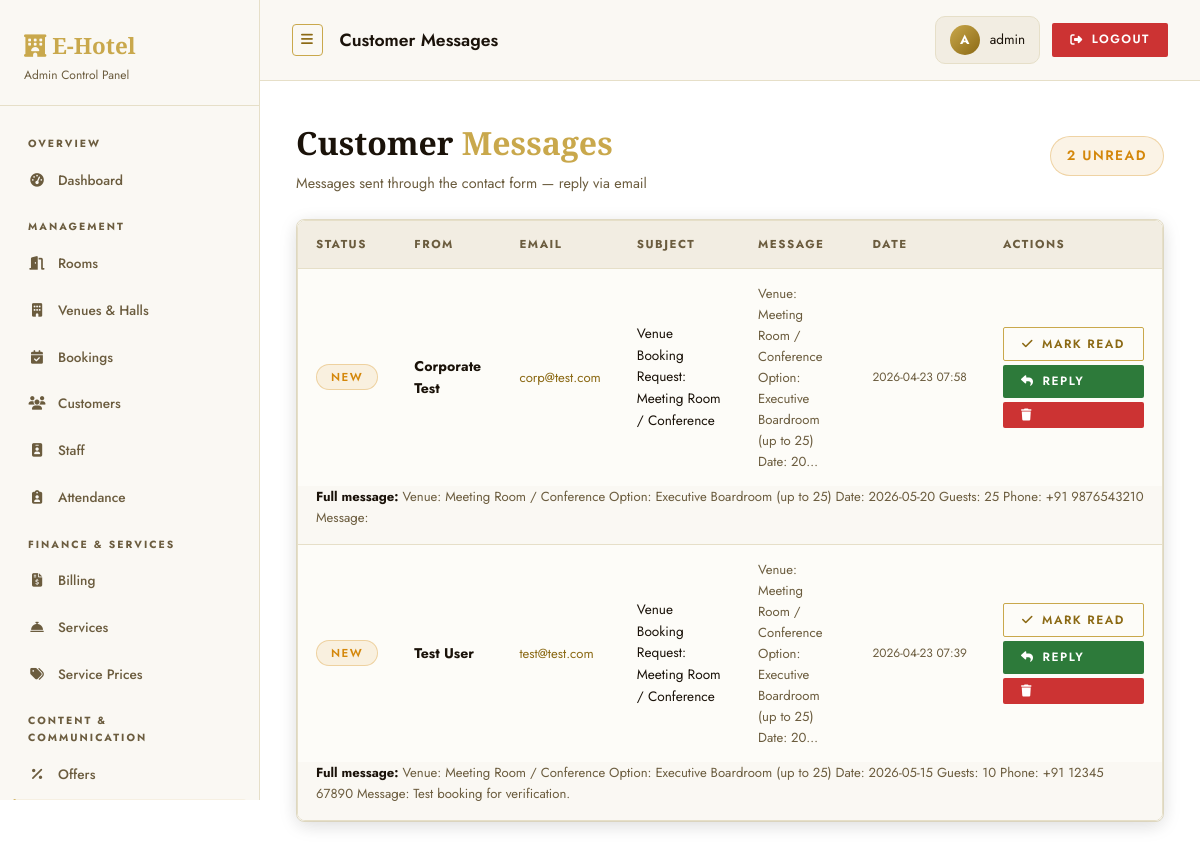
The app's page /admin/messages (signed in) with its own data.
### tables this page shows
CREATE TABLE messages (
                id         INTEGER PRIMARY KEY AUTOINCREMENT,
                user_id    INTEGER REFERENCES users(id),
                name       TEXT NOT NULL,
                email      TEXT NOT NULL,
                subject    TEXT,
                body       TEXT NOT NULL,
                is_read    INTEGER DEFAULT 0,
                created_at DATETIME DEFAULT CURRENT_TIMESTAMP
            );

### routes/admin_routes.py (the view)
    @app.route('/admin/messages')
    @admin_required
    def admin_messages():
        messages = query_db("""
            SELECT m.*, u.name AS user_name
            FROM messages m
            LEFT JOIN users u ON u.id = m.user_id
            ORDER BY m.created_at DESC
        """)
        return render_template('admin/messages.html', messages=messages)

### utils/auth.py (called while the page is built)
def admin_required(f):
    @wraps(f)
    def decorated_function(*args, **kwargs):
        if 'admin_id' not in session:
            flash('Admin login required.', 'warning')
            return redirect(url_for('admin_login'))
        return f(*args, **kwargs)
    return decorated_function

### utils/db.py (called while the page is built)
def get_db():
    db = getattr(g, '_database', None)
    if db is None:
        db = g._database = sqlite3.connect(DATABASE)
        db.row_factory = sqlite3.Row
    return db

def query_db(query, args=(), one=False, commit=False):
    db  = get_db()
    cur = db.execute(query, args)
    if commit:
        db.commit()
        return cur.lastrowid
    rows = cur.fetchall()
    return rows[0] if (one and rows) else (None if one else rows)

### templates/admin/messages.html (shortened to what this page needs)
{% extends "admin/base_admin.html" %}
{% block page_title %}Customer Messages{% endblock %}
{% block content %}
<div class="action-bar anim-fade-up">
  <div class="panel-header" style="margin:0">
    <h1>Customer <span class="text-accent">Messages</span></h1>
    <p>Messages sent through the contact form — reply via email</p>
  </div>
  <span class="badge badge-warning" style="font-size:.85rem;padding:8px 16px;">
    {{ messages|selectattr('is_read','equalto',0)|list|length }} Unread
  </span>
</div>
{% if messages %}
<div class="card anim-fade-up-delay-1" style="padding:0;">
  <div class="table-wrapper">
    <table>
      <thead>
        <tr><th>Status</th><th>From</th><th>Email</th><th>Subject</th><th>Message</th><th>Date</th><th>Actions</th></tr>
      </thead>
      <tbody>
        {% for m in messages %}
        <tr style="{{ 'background:rgba(201,168,76,.04);' if not m['is_read'] else '' }}">
          <td>
            {% if not m['is_read'] %}
            <span class="badge badge-warning">New</span>
            {% else %}
            <span class="badge badge-secondary">Read</span>
            {% endif %}
          </td>
          <td style="font-weight:{{ '700' if not m['is_read'] else '400' }};">
            {{ m['name'] }}
          </td>
          <td>
            <a href="mailto:{{ m['email'] }}" style="color:var(--accent-dark);font-size:.82rem;">{{ m['email'] }}</a>
          </td>
          <td style="font-size:.85rem;">{{ m['subject'] or '—' }}</td>
          <td style="max-width:260px;font-size:.82rem;color:var(--text2);">
            {{ m['body'][:80] }}{% if m['body']|length > 80 %}…{% endif %}
          </td>
          <td style="font-size:.75rem;color:var(--text2);white-space:nowrap;">{{ m['created_at'][:16] }}</td>
          <td>
            <div style="display:flex;flex-direction:column;gap:4px;">
              {% if not m['is_read'] %}
              <form method="post" action="{{ url_for('admin_mark_message_read', msg_id=m['id']) }}">
                <button class="btn btn-outline btn-sm" style="width:100%;">
                  <i class="fas fa-check"></i> Mark Read
                </button>
              </form>
              {% endif %}
              <a href="mailto:{{ m['email'] }}?subject=Re: {{ m['subject'] or 'Your enquiry at E-Hotel' }}" class="btn btn-success btn-sm" style="width:100%;text-align:center;">
                <i class="fas fa-reply"></i> Reply
              </a>
              <form method="post" action="{{ url_for('admin_delete_message', msg_id=m['id']) }}">
                <button class="btn btn-danger btn-sm" style="width:100%;" data-confirm="Delete this message?">
                  <i class="fas fa-trash"></i>
                </button>
              </form>
            </div>
          </td>
        </tr>
        <tr>
          <td colspan="7" style="padding:0 18px 16px;color:var(--text2);font-size:.82rem;background:var(--bg2);border-top:none;">
            <strong style="color:var(--text);">Full message:</strong> {{ m['body'] }}
          </td>
        </tr>
        {% endfor %}
      </tbody>
    </table>
  </div>
</div>
{% else %}
<div class="card"><div class="empty-state"><i class="fas fa-envelope-open"></i><p>No messages yet.</p></div></div>
{% endif %}
{% endblock %}

### static/css/style.css (style rules this page uses)
:root { --bg: #ffffff; --bg2: #faf8f3; --bg3: #f2ede2; --card: #ffffff; --border: #e6dfc8; --accent: #c9a84c; --accent2: #e8c96e; --accent3: #f5e9c0; --accent-dark: #8b6914; --text: #1a1209; --text2: #6b5c3e; --danger: #cc3333; --warning: #d4870a; --success: #2d7a3a; --radius: 4px; --radius-lg: 8px; --shadow: 0 12px 48px rgba(201,168,76,0.18); --shadow-soft: 0 4px 20px rgba(0,0,0,0.08); --glow: 0 0 24px rgba(201,168,76,0.35); --trans: all 0.3s cubic-bezier(.4,0,.2,1); }
*, *::before, *::after { box-sizing: border-box; margin: 0; padding: 0; }
body { font-family: 'Jost', sans-serif; background: var(--bg); color: var(--text); line-height: 1.6; min-height: 100vh; overflow-x: hidden; }
h1,h2,h3,h4 { font-family: 'Cormorant Garamond', serif; }
a { color: var(--accent-dark); text-decoration: none; transition: var(--trans); }
.text-accent { color: var(--accent); }
.badge { display: inline-block; padding: 3px 14px; border-radius: 99px; font-size: .72rem; font-weight: 600; letter-spacing: 1.5px; text-transform: uppercase; }
.badge-warning { background: rgba(212,135,10,.1); color: var(--warning); border: 1px solid rgba(212,135,10,.3); }
.btn { display: inline-flex; align-items: center; gap: 8px; padding: 11px 28px; border-radius: 2px; border: none; font-family: 'Jost', sans-serif; font-size: .85rem; font-weight: 600; cursor: pointer; transition: var(--trans); white-space: nowrap; letter-spacing: 1.5px; text-transform: uppercase; }
.btn-outline { background: transparent; color: var(--accent-dark); border: 1.5px solid var(--accent); }
.btn-danger { background: var(--danger); color: #fff; }
.btn-success { background: var(--success); color: #fff; }
.btn-sm { padding: 7px 18px; font-size: .75rem; }
.card { background: var(--card); border: 1px solid var(--border); border-radius: var(--radius-lg); padding: 28px; transition: var(--trans); box-shadow: var(--shadow-soft); }
.table-wrapper { overflow-x: auto; border-radius: var(--radius-lg); border: 1px solid var(--border); box-shadow: var(--shadow-soft); }
table { width: 100%; border-collapse: collapse; }
thead { background: var(--bg3); }
thead th { padding: 14px 18px; text-align: left; font-size: .72rem; font-weight: 700; color: var(--text2); text-transform: uppercase; letter-spacing: 1.5px; }
tbody td { padding: 14px 18px; border-top: 1px solid var(--border); font-size: .88rem; vertical-align: middle; }
tbody tr { transition: background .2s; }
.panel-header { margin-bottom: 28px; }
.panel-header h1 { font-family: 'Cormorant Garamond', serif; font-size: 2rem; font-weight: 700; }
.panel-header p { color: var(--text2); font-size: .9rem; margin-top: 4px; }
.action-bar { display: flex; align-items: center; justify-content: space-between; flex-wrap: wrap; gap: 16px; margin-bottom: 24px; }
.anim-fade-up { animation: fadeUp .7s ease both; }
.anim-fade-up-delay-1 { animation: fadeUp .7s ease .15s both; }
.btn-outline { position: relative; overflow: hidden; z-index: 1; }
.btn-outline::before { content: ''; position: absolute; inset: 0; background: var(--accent); transform: scaleX(0); transform-origin: right; transition: transform 0.35s cubic-bezier(.25,.46,.45,.94); z-index: -1; }

### records on screen
messages: is_read "NEW", name "Corporate Test", email "corp@test.com", subject "Venue Booking Request: Meeting Room / Conference", body "Venue: Meeting Room / Conference Option: Executive Boardroom (up to 25) Date: 20", created_at "2026-04-23 07:58", body "Venue: Meeting Room / Conference Option: Executive Boardroom (up to 25) Date: 2026-05-20 Guests: 25 Phone: +91 9876543210 Message:"
messages: is_read "NEW", name "Test User", email "test@test.com", subject "Venue Booking Request: Meeting Room / Conference", body "Venue: Meeting Room / Conference Option: Executive Boardroom (up to 25) Date: 20", created_at "2026-04-23 07:39", body "Venue: Meeting Room / Conference Option: Executive Boardroom (up to 25) Date: 2026-05-15 Guests: 10 Phone: +91 12345 67890 Message: Test booking for verification."

### other values on screen
{{ session.admin_name[0].upper() if session.admin_name else 'A' }} "A"
{{ session.admin_name or 'Admin' }} "admin"
{{ messages|selectattr('is_read','equalto',0)|list|length }} "2"
